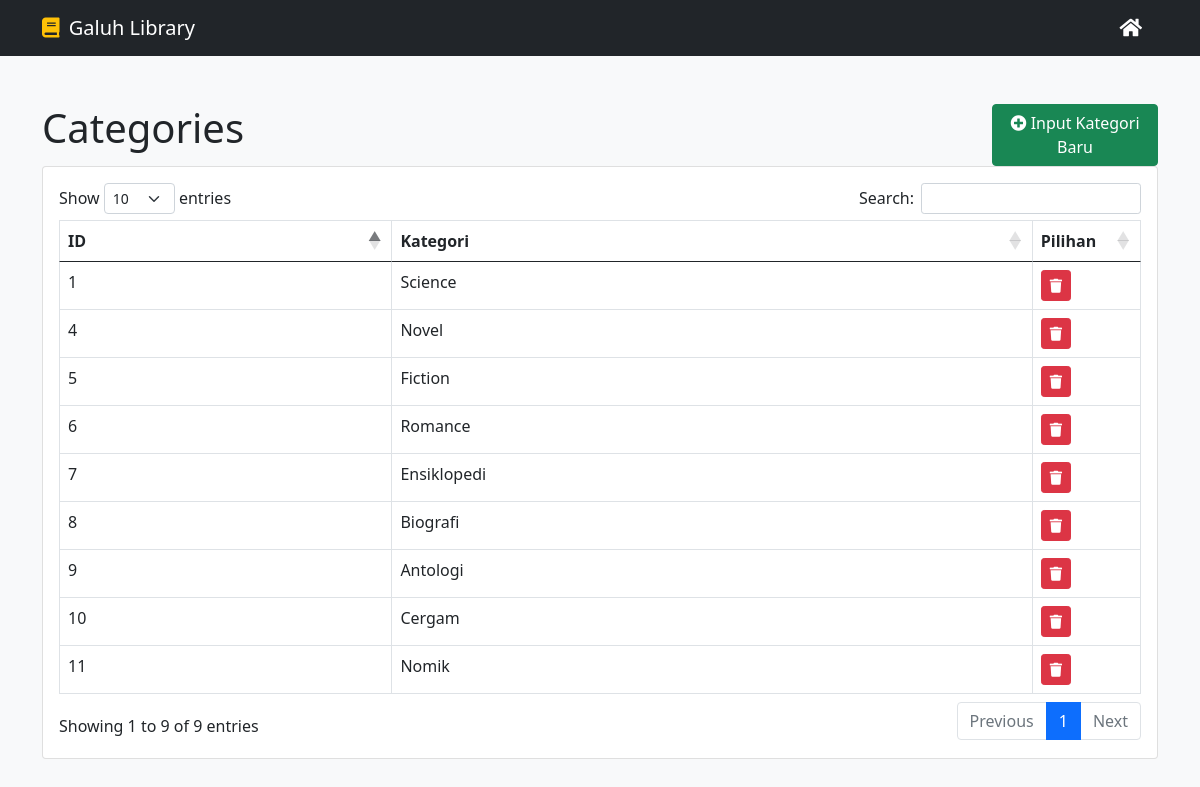
/categories.php, run on the app's committed database.
### tables this page shows
CREATE TABLE `categories` (
  `category_id` int(11) NOT NULL,
  `category_name` varchar(50) NOT NULL
);

### categories.php (the view)
<?php include("master/head.php"); ?>
<div class="container">
    <div class="row">
        <div class="col-md-10">
            <h1>Categories</h1>
        </div>
        <div class="col-md-2">
            <a class="btn btn-success float-end" href="input-category.php"><i class="fas fa-plus-circle"></i> Input Kategori Baru</a>
        </div>
    </div>
    <div class="card card-light">
        <div class="card-body">
            <table class="table table-bordered" id="categories">
                <thead>
                    <tr>
                        <th>ID</th>
                        <th>Kategori</th>
                        <th>Pilihan</th>
                    </tr>
                </thead>
                <tbody>
                    <?php
                        $sql = "SELECT * FROM categories";
                        $query = mysqli_query($db, $sql);
                        while($categories = mysqli_fetch_array($query)){
                            echo "<tr>";
                            echo "<td>".$categories['category_id']."</td>";
                            echo "<td>".$categories['category_name']."</td>";
                            echo "<td style='width:10%'>";
                            echo "<a class='btn btn-danger btn-sm' href='delete-category.php?category_id=".$categories['category_id']."#categories'><i class='fas fa-trash'></i></a>";
                            echo "</td>";
                            echo "</tr>";
                        }
                    ?>
                </tbody>
            </table>
        </div>
    </div>
</div>
<?php include("master/foot.php"); ?>

### data on the page
categories: category_id "1", category_name "Science"
categories: category_id "4", category_name "Novel"
categories: category_id "5", category_name "Fiction"
categories: category_id "6", category_name "Romance"
categories: category_id "7", category_name "Ensiklopedi"
categories: category_id "8", category_name "Biografi"
categories: category_id "9", category_name "Antologi"
categories: category_id "10", category_name "Cergam"
categories: category_id "11", category_name "Nomik"
